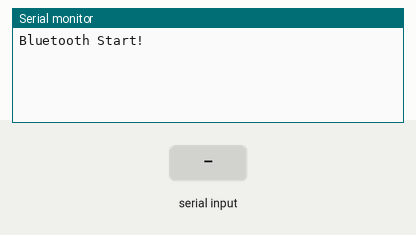
Recording of a sketch running on a simulated Arduino Uno, built with avr-gcc and run on an emulated ATmega328P. Parts: the last lines printed to the serial monitor. Inputs (shaded band) come from the test bench.

Above: at 1.2 s.
1.3 s: "1" received over the second serial link
At 2.5 s:
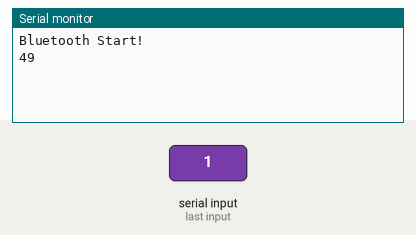
2.8 s: "0" received over the second serial link
At 3.9 s:
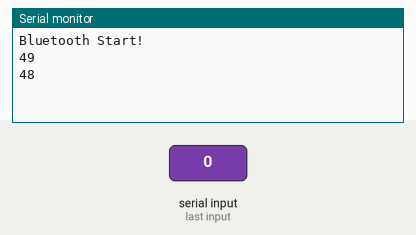
4.3 s: "2" received over the second serial link
At 5.1 s:
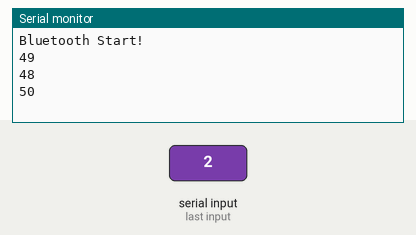

Measured:
- after the input at 1.3 s, the serial monitor: prints a new line at once (image 1)
- after the input at 2.8 s, the serial monitor: prints a new line at once (image 2)
- after the input at 4.3 s, the serial monitor: prints a new line at once (image 3)

The sketch:

Bluetooth.ino
```cpp
#include <Wire.h>
#include <SoftwareSerial.h>
#include <Makeblock.h>

MeBluetooth bluetooth(PORT_4);

void setup() {
  Serial.begin(9600);
  bluetooth.begin(9600);
  Serial.println("Bluetooth Start!");
}

void loop() {
  if(bluetooth.available()) {
      Serial.println(bluetooth.read());
  }
}
```
